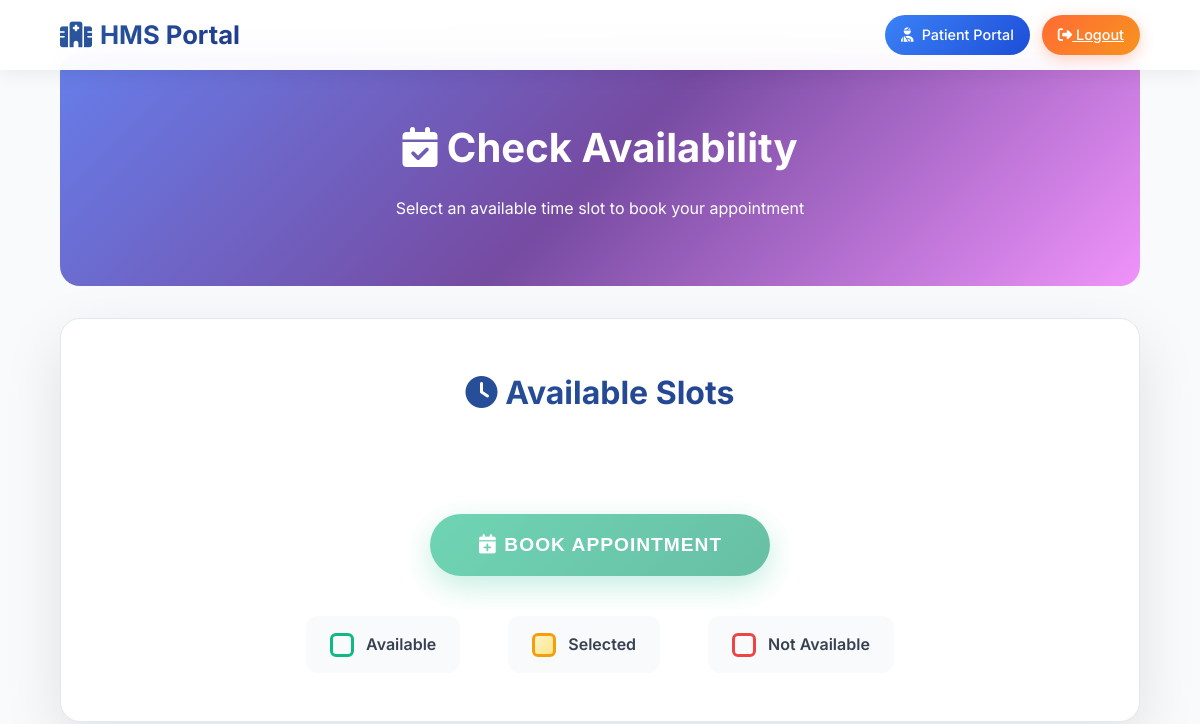
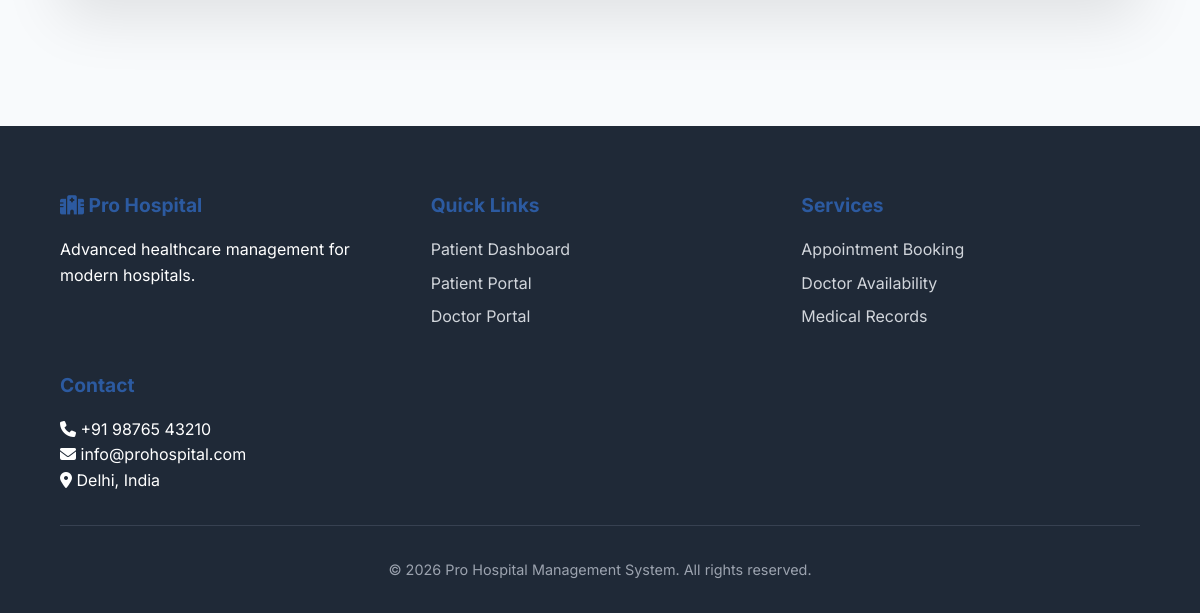
The page /patient/check_availabity/6 (signed in) on the database as committed earlier (2 pictures, top to bottom).
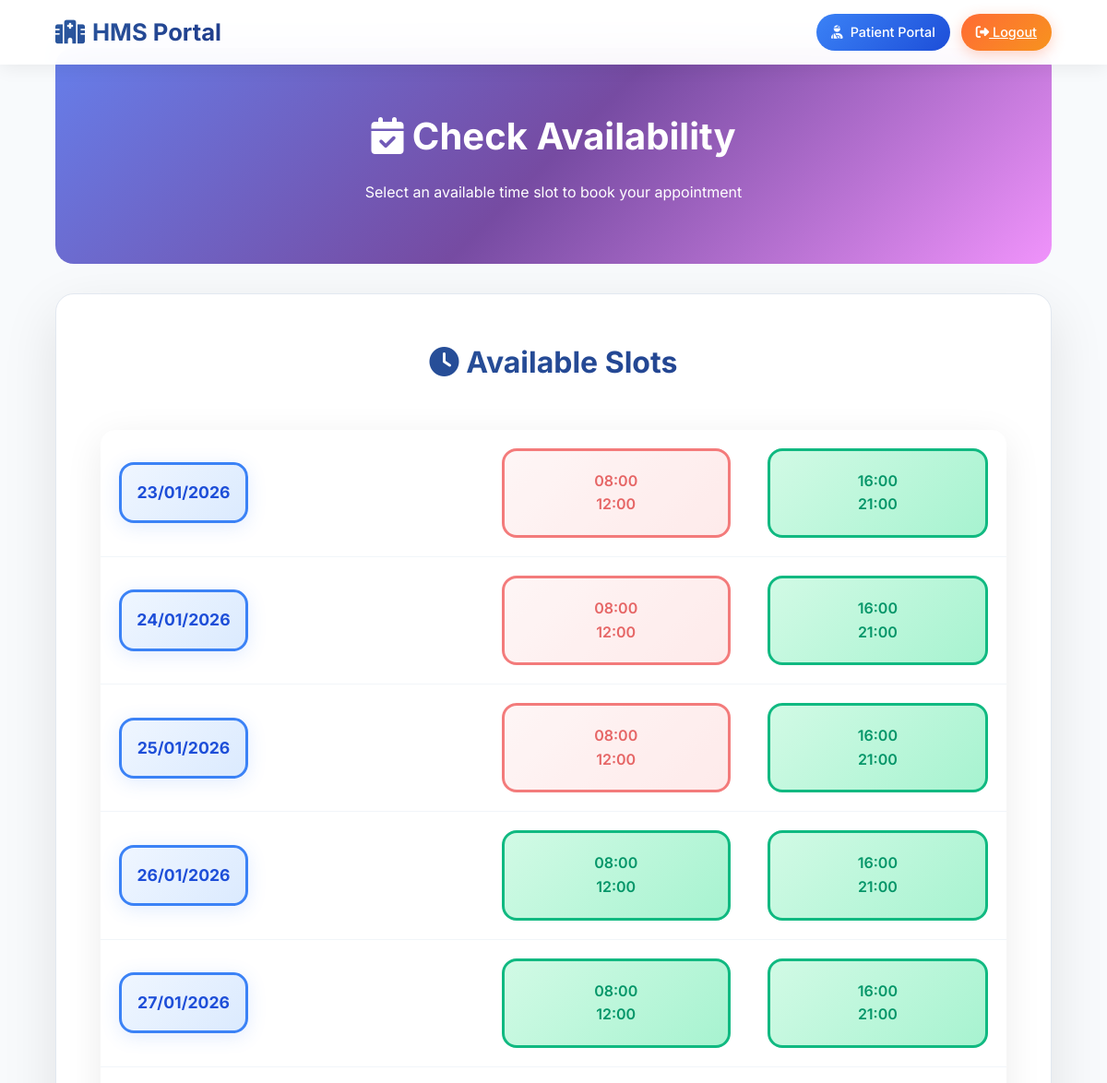
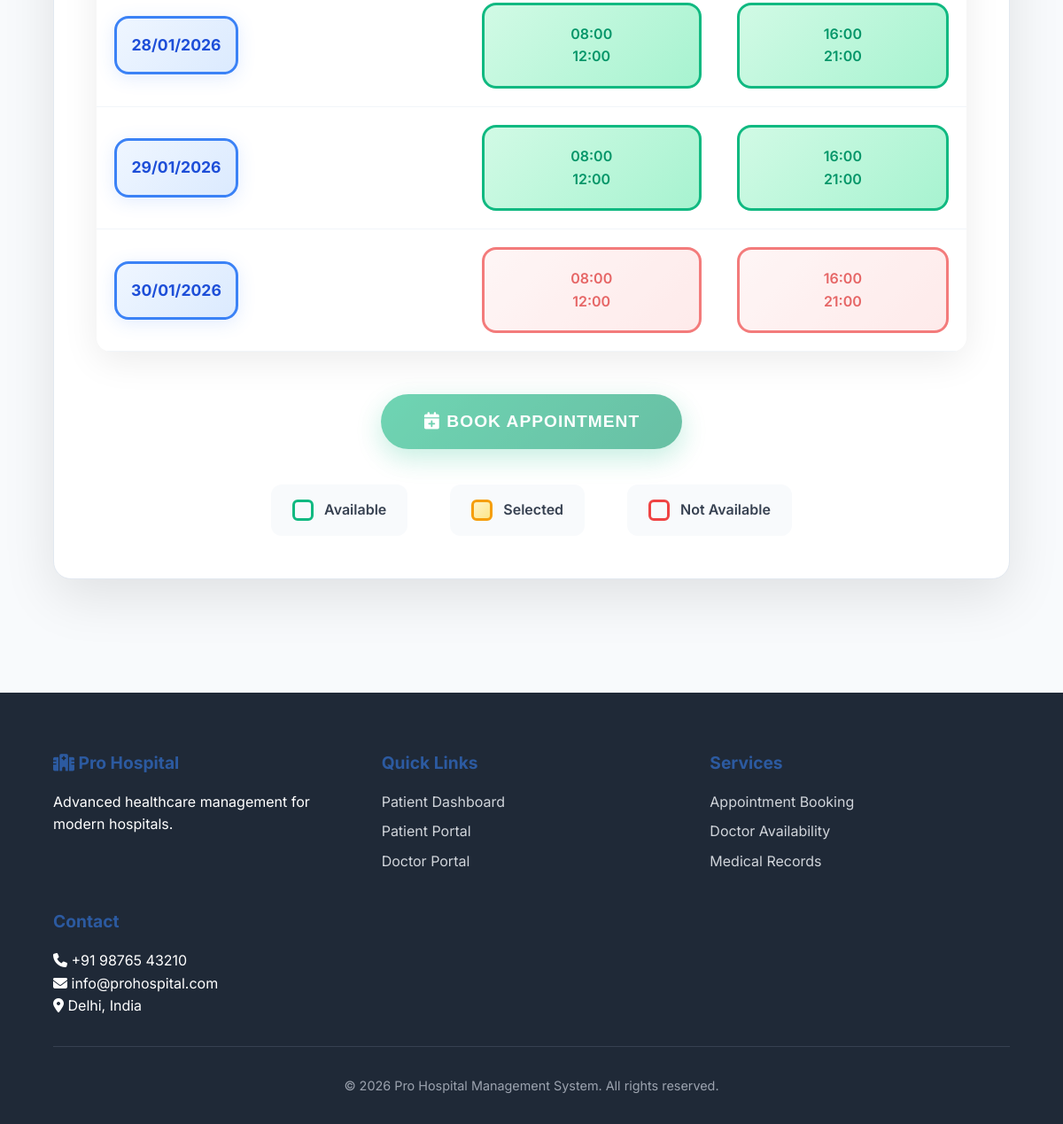
The same page on the database as committed later (2 pictures, top to bottom).
### models.py (models this page shows)
class DoctorAvailability(db.Model, UserMixin):
    id = db.Column(db.Integer, primary_key = True)
    date = db.Column(db.Date, nullable=False)
    start_time = db.Column(db.Time, nullable=False)
    end_time = db.Column(db.Time, nullable=False)
    is_available = db.Column(db.Boolean, default=True)
    doctor_id = db.Column(db.Integer, db.ForeignKey('doctor.id'), nullable=False)
    appointment = db.relationship('Appointment',backref='doctor_availability',lazy=True)

### app.py (the view, shortened to what this page needs)
@app.route('/patient/check_availabity/<int:doctor_id>', methods=['GET', 'POST'])
@login_required
def check_availabity(doctor_id):
    doctor = Doctor.query.get_or_404(doctor_id)
    slots = DoctorAvailability.query.filter_by(
        doctor_id=doctor_id
    ).order_by(DoctorAvailability.date).all()
    grouped_slots = {}
    for slot in slots:
        grouped_slots.setdefault(slot.date, []).append(slot)
    return render_template('./patient/check_availabity.html',grouped_slots=grouped_slots,doctor=doctor)

### app.py (called while the page is built)
@loginmanager.user_loader
def load_user(user_id):
     return (
         Admin.query.get(int(user_id)) or
         Doctor.query.get(int(user_id)) or
         Patient.query.get(int(user_id))
     )

### templates/patient/check_availabity.html (shortened to what this page needs)
<!DOCTYPE html>
<html lang="en">
<head>
    <link href="https://cdnjs.cloudflare.com/ajax/libs/font-awesome/6.4.0/css/all.min.css" rel="stylesheet">
    <link rel="stylesheet" href="../../static/css/patient/check_availabity.css">
</head>
<body>
    <nav class="navbar">
        <div class="logo">
            <i class="fas fa-hospital"></i> HMS Portal
        </div>
        <div class="nav-actions">
            <a href="{{ url_for('patient_dashboard') }}" class="user-profile">
                <i class="fas fa-user-injured"></i>
                Patient Portal
            </a>
            <a href="{{ url_for('patient_logout') }}" class="logout-btn">
                <i class="fas fa-sign-out-alt"></i> Logout
            </a>
        </div>
    </nav>
    <div class="main-content">
        <section class="page-hero">
            <h1><i class="fas fa-calendar-check"></i> Check Availability</h1>
            <p>Select an available time slot to book your appointment</p>
        </section>
        <div class="availability-container">
            <div class="availability-header">
                <h1 class="availability-title">
                    <i class="fas fa-clock"></i> Available Slots
                </h1>
            </div>
            <form method="POST" id="bookingForm">
                <table class="availability-table">
                    {% for date, slots in grouped_slots.items() %}
                    <tr>
                        <td>
                            <div class="date-box">
                                {{ date.strftime('%d/%m/%Y') }}
                            </div>
                        </td>
                        {% for slot in slots %}
                        <td>
                            <div class="slot
                                 {% if slot.is_available %}available{% else %}unavailable{% endif %}"
                                 {% if slot.is_available %}
                                 onclick="selectSlot(this, '{{ slot.id }}')"
                                 {% endif %}>
                                {{ slot.start_time.strftime('%H:%M') }}<br>
                                {{ slot.end_time.strftime('%H:%M') }}
                            </div>
                        </td>
                        {% endfor %}
                    </tr>
                    {% endfor %}
                </table>
                <button class="book-btn" type="submit" id="bookButton" disabled>
                    <i class="fas fa-calendar-plus"></i> Book Appointment
                </button>
            </form>
            <div class="legend">
                <div class="legend-item legend-available">
                    <div class="legend-icon"></div>
                    <span>Available</span>
                </div>
                <div class="legend-item legend-selected">
                    <div class="legend-icon"></div>
                    <span>Selected</span>
                </div>
                <div class="legend-item legend-unavailable">
                    <div class="legend-icon"></div>
                    <span>Not Available</span>
                </div>
            </div>
        </div>
    </div>
    <footer class="footer">
        <div class="footer-content">
            <div class="footer-section">
                <h3><i class="fas fa-hospital"></i> Pro Hospital</h3>
                <p>Advanced healthcare management for modern hospitals.</p>
            </div>
            <div class="footer-section">
                <h3>Quick Links</h3>
                <a href="{{ url_for('patient_dashboard') }}">Patient Dashboard</a>
                <a href="/patient/login">Patient Portal</a>
                <a href="/doctor/login">Doctor Portal</a>
            </div>
            <div class="footer-section">
                <h3>Services</h3>
                <a href="#">Appointment Booking</a>
                <a href="#">Doctor Availability</a>
                <a href="#">Medical Records</a>
            </div>
            <div class="footer-section">
                <h3>Contact</h3>
                <p><i class="fas fa-phone"></i> +91 98765 43210</p>
                <p><i class="fas fa-envelope"></i> info@prohospital.com</p>
                <p><i class="fas fa-map-marker-alt"></i> Delhi, India</p>
            </div>
        </div>
        <div class="footer-bottom">
            <p>&copy; 2026 Pro Hospital Management System. All rights reserved.</p>
        </div>
    </footer>
</body>
</html>

Rows that differ between the two databases and show on the page:
added DoctorAvailability: strftime "23/01/2026", start_time "08:00", end_time "12:00", is_available False (drawn)
added DoctorAvailability: start_time "16:00", end_time "21:00", shown under "23/01/2026"
added DoctorAvailability: strftime "24/01/2026", start_time "08:00", end_time "12:00", is_available False (drawn)
added DoctorAvailability: start_time "16:00", end_time "21:00", shown under "24/01/2026"
added DoctorAvailability: strftime "25/01/2026", start_time "08:00", end_time "12:00", is_available False (drawn)
added DoctorAvailability: start_time "16:00", end_time "21:00", shown under "25/01/2026"
added DoctorAvailability: strftime "26/01/2026", start_time "08:00", end_time "12:00"
added DoctorAvailability: start_time "16:00", end_time "21:00", shown under "26/01/2026"
added DoctorAvailability: strftime "27/01/2026", start_time "08:00", end_time "12:00"
added DoctorAvailability: start_time "16:00", end_time "21:00", shown under "27/01/2026"
added DoctorAvailability: strftime "28/01/2026", start_time "08:00", end_time "12:00"
added DoctorAvailability: start_time "16:00", end_time "21:00", shown under "28/01/2026"
added DoctorAvailability: strftime "29/01/2026", start_time "08:00", end_time "12:00"
added DoctorAvailability: start_time "16:00", end_time "21:00", shown under "29/01/2026"
added DoctorAvailability: strftime "30/01/2026", start_time "08:00", end_time "12:00", is_available False (drawn)
added DoctorAvailability: start_time "16:00", end_time "21:00", is_available False (drawn), shown under "30/01/2026"
